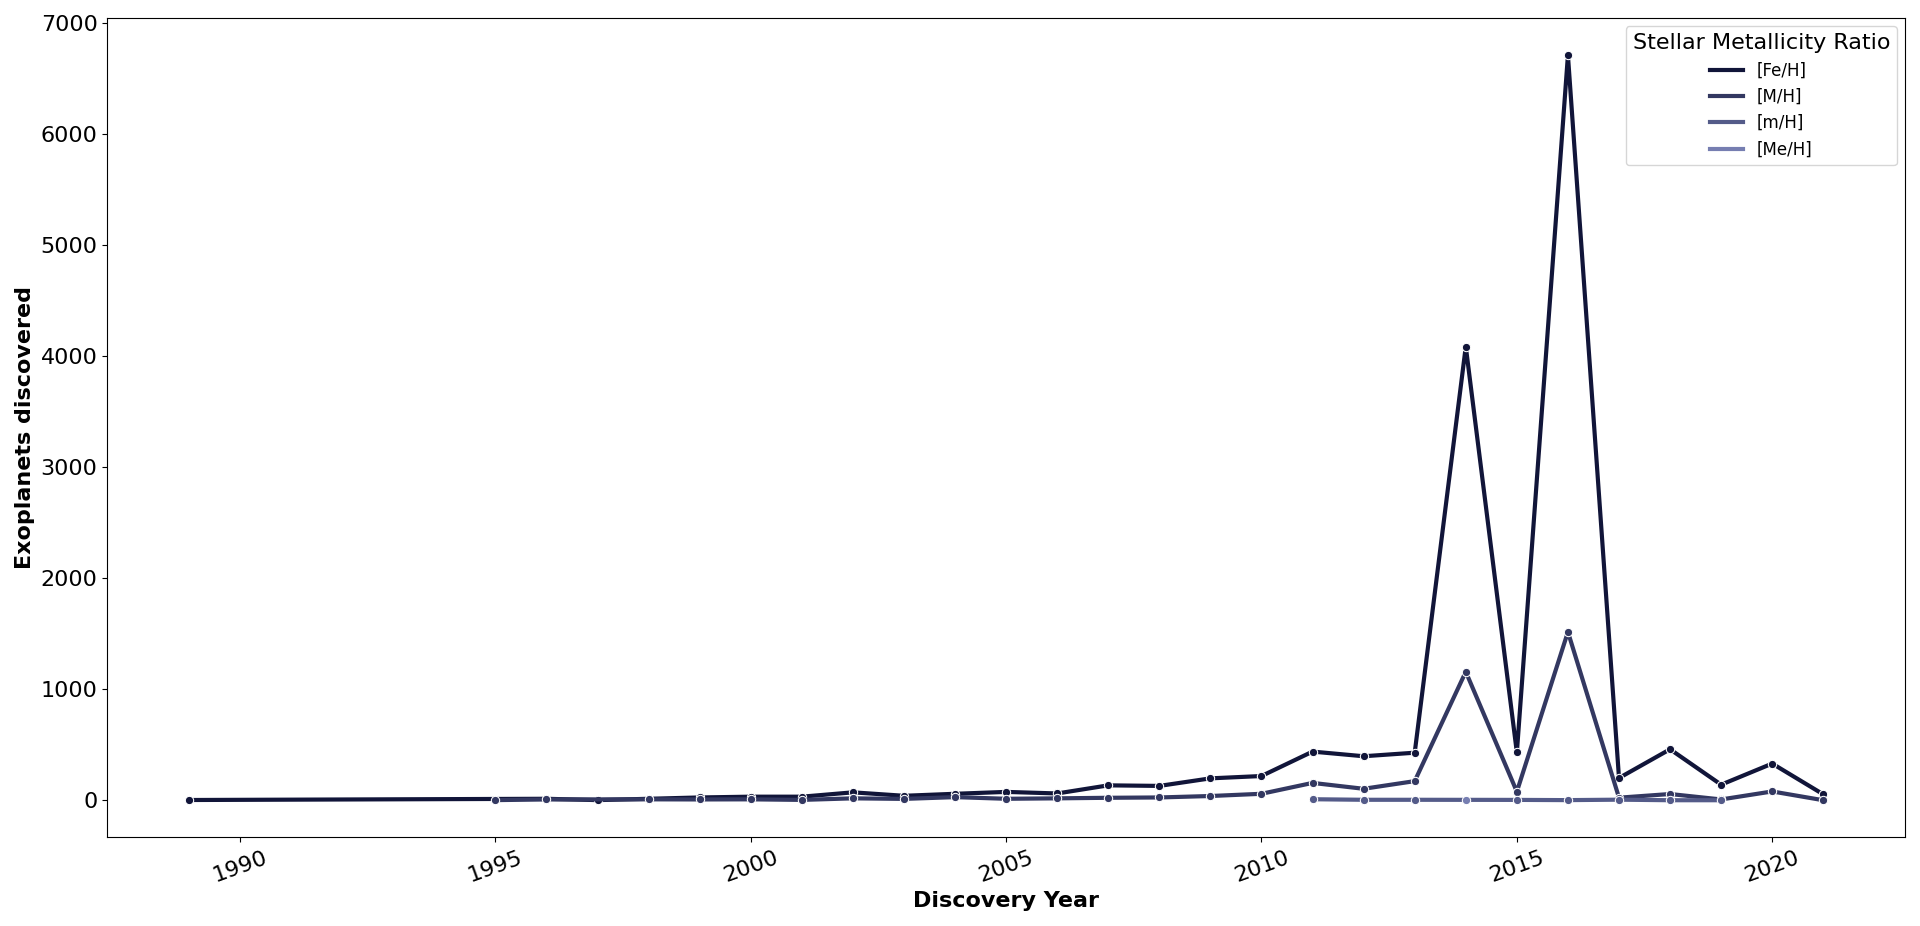

The script that drew this image:

# Paths:
path_data = "data/"

# Packages:
import numpy as np
import pandas as pd
import seaborn as sns
import matplotlib.pyplot as plt
from matplotlib.colors import LinearSegmentedColormap

# Display options:
pd.set_option("display.width", 1200)
pd.set_option("display.max_columns", 300)
pd.set_option("display.max_rows", 300)

# Dataset:
df = pd.read_csv(path_data + "nasa_exoplanets.csv")
df_varnames = pd.read_csv(path_data + "nasa_exoplanets_var_names.csv")

# Variables:
x_var = "disc_year"
x_var_name = df_varnames.loc[(df_varnames["var"] == x_var), ["var_name"]].values[0][0]
y_var_name = "Exoplanets discovered"
color_var = "st_metratio"
color_var_name = df_varnames.loc[(df_varnames["var"] == color_var), ["var_name"]].values[0][0]

# Adapt the data:
df_plot = df.groupby([x_var, color_var]).size().reset_index(name = "y_var")

# Plot:
lvls = df_plot[color_var].unique()
n_levels = len(lvls)
cmap = LinearSegmentedColormap.from_list("my_palette", ["#111539", "#97A1D9"])
my_palette = [cmap(i/n_levels) for i in np.array(range(n_levels))]

fig = plt.figure(
    figsize = (20, 10),
    tight_layout = True
)
ax = sns.lineplot(
    data = df_plot,
    x = x_var,
    y = "y_var",
    hue = color_var,
    marker = "o",
    linewidth = 3,
    palette = my_palette
)
leg = ax.legend(
    fontsize = "large",
    title = color_var_name,
    title_fontsize = 16,
    loc = "upper right"
)
for i in range(len(leg.get_lines())):
    leg.get_lines()[i].set_linewidth(3)
_ = ax.set_xlabel(
    x_var_name,
    fontsize = 16,
    fontweight = "bold"
)
_ = ax.set_ylabel(
    y_var_name,
    fontsize = 16,
    fontweight = "bold"
)
_ = ax.tick_params(
    axis = "x", 
    which = "major", 
    labelsize = 16,
    rotation = 20
)
_ = ax.tick_params(
    axis = "y", 
    which = "major", 
    labelsize = 16
)
